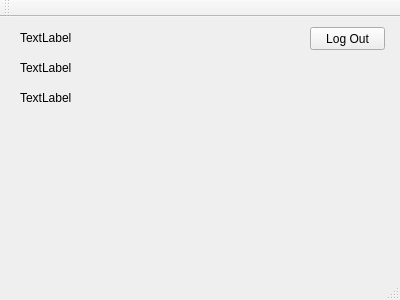
<?xml version="1.0" encoding="UTF-8"?>
<ui version="4.0">
 <class>MainWindow</class>
 <widget class="QMainWindow" name="MainWindow">
  <property name="geometry">
   <rect>
    <x>0</x>
    <y>0</y>
    <width>400</width>
    <height>300</height>
   </rect>
  </property>
  <property name="windowTitle">
   <string>MainWindow</string>
  </property>
  <widget class="QWidget" name="centralWidget">
   <widget class="QLabel" name="label_log_username">
    <property name="geometry">
     <rect>
      <x>20</x>
      <y>40</y>
      <width>151</width>
      <height>21</height>
     </rect>
    </property>
    <property name="text">
     <string>TextLabel</string>
    </property>
   </widget>
   <widget class="QLabel" name="label_log_time">
    <property name="geometry">
     <rect>
      <x>20</x>
      <y>10</y>
      <width>361</width>
      <height>21</height>
     </rect>
    </property>
    <property name="text">
     <string>TextLabel</string>
    </property>
   </widget>
   <widget class="QLabel" name="label_log_duration">
    <property name="geometry">
     <rect>
      <x>20</x>
      <y>70</y>
      <width>151</width>
      <height>21</height>
     </rect>
    </property>
    <property name="text">
     <string>TextLabel</string>
    </property>
   </widget>
   <widget class="QPushButton" name="pushButton_logout">
    <property name="geometry">
     <rect>
      <x>310</x>
      <y>10</y>
      <width>75</width>
      <height>23</height>
     </rect>
    </property>
    <property name="text">
     <string>Log Out</string>
    </property>
   </widget>
  </widget>
  <widget class="QMenuBar" name="menuBar">
   <property name="geometry">
    <rect>
     <x>0</x>
     <y>0</y>
     <width>400</width>
     <height>23</height>
    </rect>
   </property>
  </widget>
  <widget class="QToolBar" name="mainToolBar">
   <attribute name="toolBarArea">
    <enum>TopToolBarArea</enum>
   </attribute>
   <attribute name="toolBarBreak">
    <bool>false</bool>
   </attribute>
  </widget>
  <widget class="QStatusBar" name="statusBar"/>
 </widget>
 <layoutdefault spacing="6" margin="11"/>
 <resources/>
 <connections>
  <connection>
   <sender>pushButton_logout</sender>
   <signal>clicked()</signal>
   <receiver>MainWindow</receiver>
   <slot>close()</slot>
   <hints>
    <hint type="sourcelabel">
     <x>347</x>
     <y>56</y>
    </hint>
    <hint type="destinationlabel">
     <x>199</x>
     <y>149</y>
    </hint>
   </hints>
  </connection>
 </connections>
</ui>
